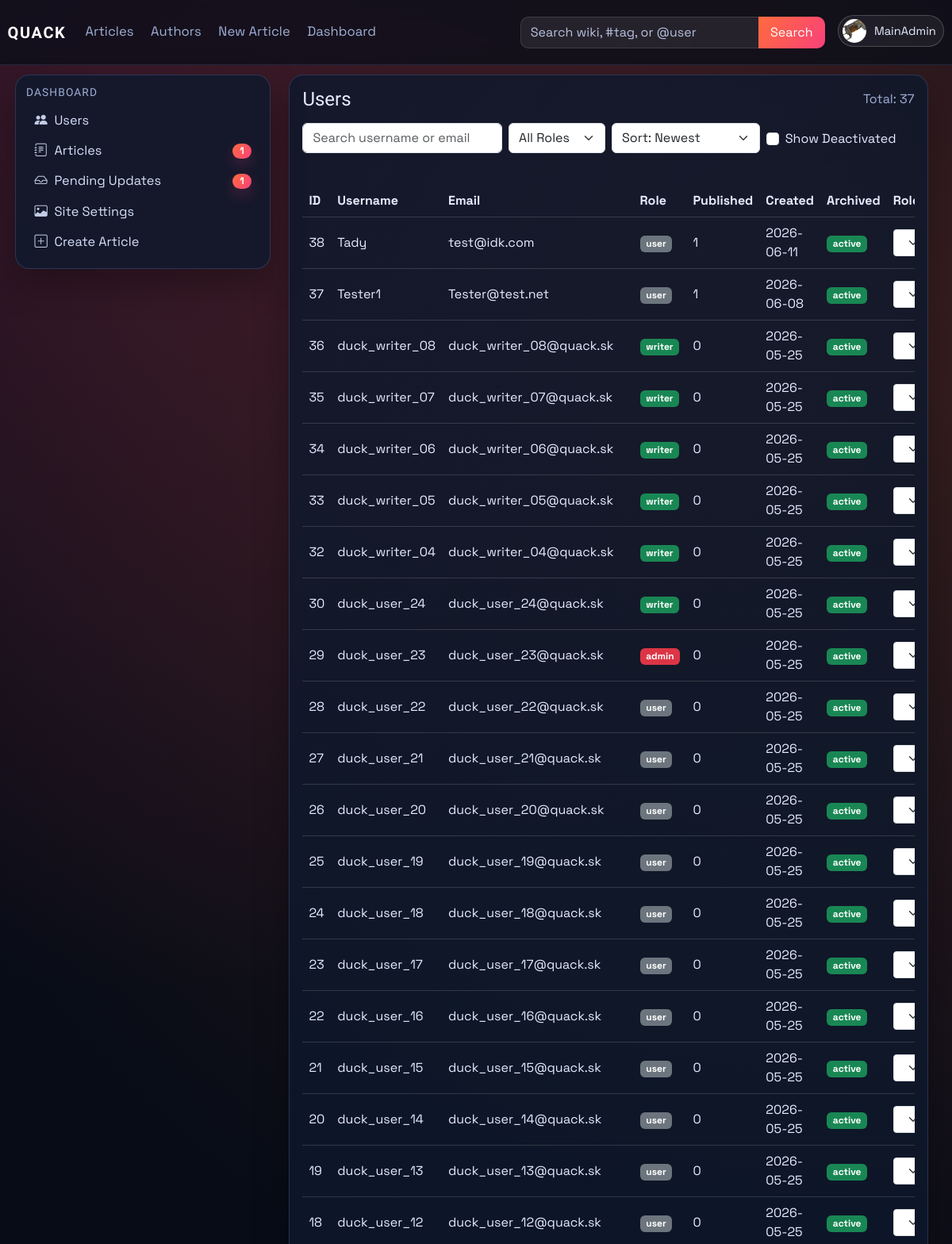
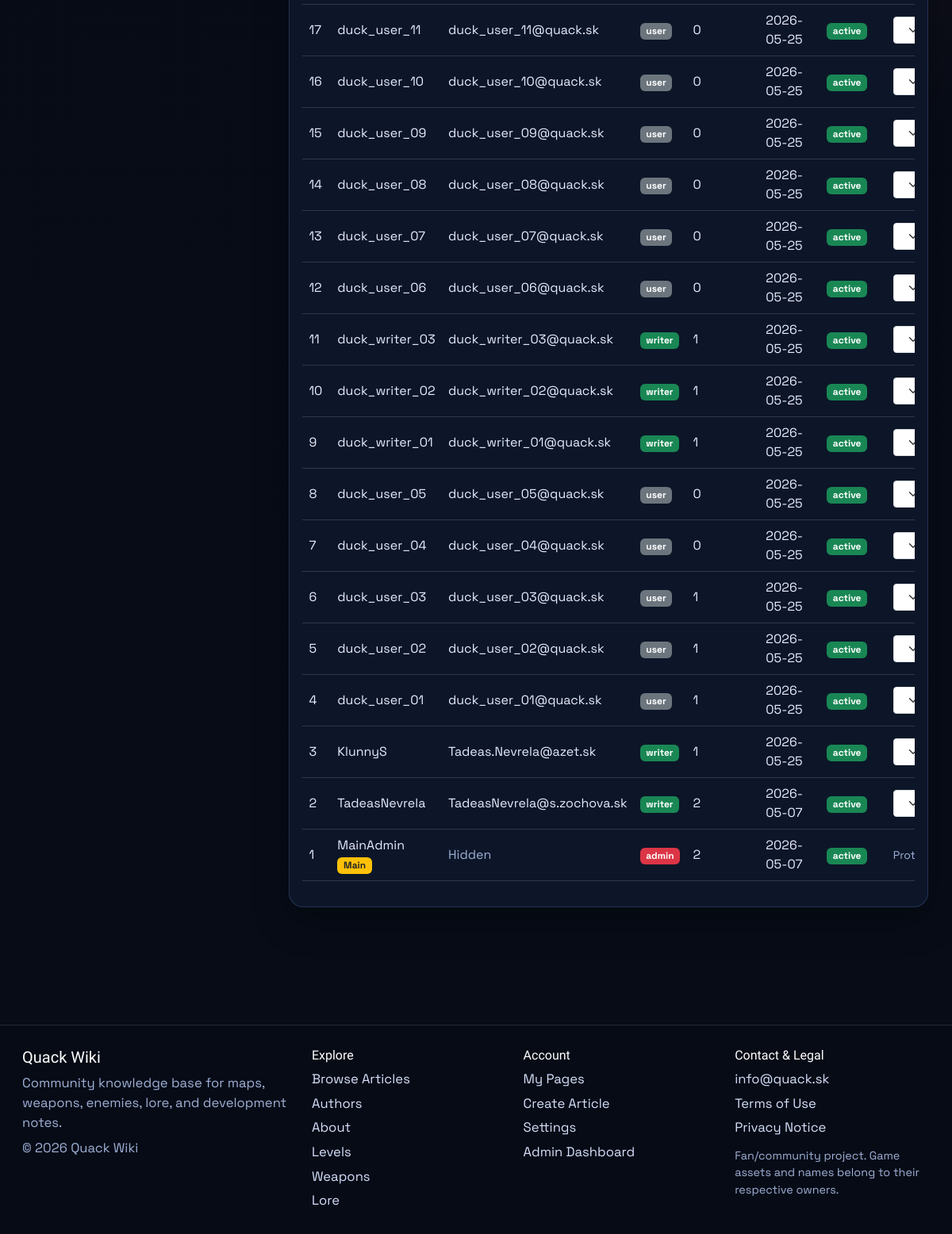
/dashboard/users (signed in), run on the app's committed database (2 pictures, top to bottom).
### models.py (models this page shows, shortened)
class User(db.Model, UserMixin):
    id = db.Column(db.Integer, primary_key=True)
    username = db.Column(db.String(120), unique=True, nullable=False)
    email = db.Column(db.String(120), unique=True, nullable=False)
    password_hash = db.Column(db.String(128), nullable=False)
    profile_image_url = db.Column(db.String(120), nullable=True)
    public_display_name = db.Column(db.String(80), nullable=True)
    public_bio = db.Column(db.Text, nullable=True)
    created_at = db.Column(db.DateTime, default=datetime.utcnow)
    role = db.Column(db.String(30), default='user')
    is_archived = db.Column(db.Boolean, default=False, nullable=False)
    archived_at = db.Column(db.DateTime, nullable=True)

class Article(db.Model):
    id = db.Column(db.Integer, primary_key=True)
    title = db.Column(db.String(120), unique=True, nullable=False)
    author = db.Column(db.String(120), nullable=False)
    created_at = db.Column(db.DateTime, default=datetime.utcnow)
    image_url = db.Column(db.String(120), default='default.png')
    summary = db.Column(db.Text)
    content = db.Column(db.Text, nullable=False)
    infobox_data = db.Column(db.Text, nullable=True)
    tags = db.Column(db.JSON, default=list)
    status = db.Column(db.String(20), default='pending', nullable=False)
    approved_by = db.Column(db.String(120), nullable=True)
    approved_at = db.Column(db.DateTime, nullable=True)
    is_archived = db.Column(db.Boolean, default=False, nullable=False)
    archived_at = db.Column(db.DateTime, nullable=True)

### main.py (the view)
@app.route('/dashboard/users')
@role_required(['admin'])
def dashboard_users():
    search = (request.args.get('q') or '').strip()
    role_filter = (request.args.get('role') or 'all').strip().lower()
    show_archived = request.args.get('show_archived') == '1'
    sort = (request.args.get('sort') or 'newest').strip().lower()
    query = User.query
    if not show_archived:
        query = query.filter(User.is_archived.is_(False))
    if search:
        like = f'%{search}%'
        query = query.filter((User.username.ilike(like)) | (User.email.ilike(like)))
    if role_filter in {'user', 'writer', 'admin'}:
        query = query.filter(User.role == role_filter)
    sort_map = {
        'newest': User.created_at.desc(),
        'oldest': User.created_at.asc(),
        'username_az': User.username.asc(),
        'username_za': User.username.desc(),
        'role_az': User.role.asc(),
        'role_za': User.role.desc(),
    }
    users = query.order_by(sort_map.get(sort, User.created_at.desc())).all()
    all_published_counts = published_article_counts_by_user()
    published_counts = {user.username: all_published_counts.get(user.username, 0) for user in users}
    role_form = RoleForm()
    return render_template(
        'dashboard_users.html',
        users=users,
        published_counts=published_counts,
        role_form=role_form,
        search=search,
        role_filter=role_filter,
        show_archived=show_archived,
        sort=sort,
    )

### templates/dashboard_users.html (shortened to what this page needs)
{% extends "_base.html" %}
{% block content %}
<div class="container-fluid px-0">
    <section id="users-section" class="card p-3">
        <div class="d-flex justify-content-between align-items-center mb-3">
            <h4 class="mb-0">Users</h4>
            <span class="text-muted">Total: {{ users|length }}</span>
        </div>
        <form method="GET" action="{{ url_for('dashboard_users') }}" class="row g-2 mb-3" id="usersFilterForm">
            <div class="col-md-4">
                <input class="form-control" type="search" name="q" value="{{ search }}" placeholder="Search username or email" id="usersSearch">
            </div>
            <div class="col-md-2">
                <select class="form-select" name="role" onchange="this.form.submit()">
                    <option value="all" {% if role_filter == 'all' %}selected{% endif %}>All Roles</option>
                </select>
            </div>
            <div class="col-md-3">
                <select class="form-select" name="sort" onchange="this.form.submit()">
                    <option value="newest" {% if sort == 'newest' %}selected{% endif %}>Sort: Newest</option>
                </select>
            </div>
            <div class="col-md-3">
                <div class="form-check mt-2">
                    <input class="form-check-input" type="checkbox" value="1" id="showArchivedUsers" name="show_archived" onchange="this.form.submit()" {% if show_archived %}checked{% endif %}>
                    <label class="form-check-label" for="showArchivedUsers">Show Deactivated</label>
                </div>
            </div>
        </form>
        <div class="table-responsive">
            <table class="table table-hover align-middle">
                <thead>
                    <tr>
                        <th>ID</th>
                        <th>Username</th>
                        <th>Email</th>
                        <th>Role</th>
                        <th>Published</th>
                        <th>Created</th>
                        <th>Archived</th>
                        <th>Role Action</th>
                    </tr>
                </thead>
                <tbody>
                    {% for user in users %}
                    <tr>
                        <td>{{ user.id }}</td>
                        <td>
                            {% if user.is_archived %}
                            <span class="text-muted">{{ user.username }}</span>
                            {% else %}
                            <a href="{{ url_for('public_profile', username=user.username) }}">{{ user.username }}</a>
                            {% endif %}
                            {% if user.username == "MainAdmin" %} <span class="badge bg-warning text-dark">Main</span>{% endif %}
                        </td>
                        <td>
                            {% if user.username == "MainAdmin" %}
                                <span class="text-muted">Hidden</span>
                            {% else %}
                                {{ user.email }}
                            {% endif %}
                        </td>
                        <td>
                            {% if user.role == "admin" %}
                            <span class="badge bg-danger">admin</span>
                            {% elif user.role == "writer" %}
                            <span class="badge bg-success">writer</span>
                            {% else %}
                            <span class="badge bg-secondary">user</span>
                            {% endif %}
                        </td>
                        <td>{{ published_counts.get(user.username, 0) }}</td>
                        <td>{{ user.created_at.strftime('%Y-%m-%d') if user.created_at else '-' }}</td>
                        <td>
                            {% if user.is_archived %}
                            <span class="badge bg-secondary">deactivated</span>
                            {% else %}
                            <span class="badge bg-success">active</span>
                            {% endif %}
                        </td>
                        <td>
                            {% if user.is_archived %}
                                <span class="text-muted small">Deactivated user</span>
                            {% elif user.username == "MainAdmin" %}
                                <span class="text-muted small">Protected account</span>
                            {% elif user.id == current_user.id %}
                                <span class="text-muted small">Self-change blocked</span>
                            {% elif user.role == "admin" and current_user.username != "MainAdmin" %}
                                <span class="text-muted small">Only MainAdmin can modify admins</span>
                            {% else %}
                            <form method="POST" action="{{ url_for('set_role', user_id=user.id) }}" class="d-flex gap-2">
                                {{ role_form.role(class="form-select form-select-sm") }}
                            </form>
                            {% endif %}
                        </td>
                    </tr>
                    {% endfor %}
                </tbody>
            </table>
        </div>
    </section>
</div>
{% endblock %}

### templates/partials/navbar.html (shortened to what this page needs)
<nav class="navbar navbar-expand-lg main-nav">
    <div class="container-fluid nav-wrap">
        <a class="navbar-brand brand-mark" href="{{ url_for('index') }}">QUACK</a>
        <div class="collapse navbar-collapse" id="navbarNav">
            <ul class="navbar-nav me-auto nav-links">
                <li class="nav-item"><a class="nav-link" href="{{ url_for('articles') }}">Articles</a></li>
                <li class="nav-item"><a class="nav-link" href="{{ url_for('authors') }}">Authors</a></li>
                <li class="nav-item"><a class="nav-link" href="{{ url_for('create_article') }}">New Article</a></li>
                {% if current_user.is_authenticated and current_user.role == "admin" %}
                <li class="nav-item"><a class="nav-link" href="{{ url_for('dashboard_users') }}">Dashboard</a></li>
                {% elif current_user.is_authenticated and current_user.role == "writer" %}
                <li class="nav-item"><a class="nav-link" href="{{ url_for('dashboard_articles') }}">Dashboard</a></li>
                {% endif %}
            </ul>
            <ul class="navbar-nav ms-auto align-items-lg-center nav-tools">
                <li class="nav-item nav-search-wrap">
                    <form class="nav-search" method="GET" action="{{ url_for('site_search') }}">
                        {% set nav_query = request.args.get('q', '') %}
                        {% if request.endpoint == 'authors' and request.args.get('all') == '1' and nav_query %}
                            {% set nav_query = '@' ~ nav_query %}
                        {% elif request.endpoint not in ['articles', 'authors'] %}
                            {% set nav_query = '' %}
                        {% endif %}
                        <input class="form-control" type="search" name="q" value="{{ nav_query }}" placeholder="Search wiki, #tag, or @user">
                        <button class="btn btn-brand" type="submit">Search</button>
                    </form>
                </li>
                {% if current_user.is_authenticated %}
                <li class="nav-item dropdown ms-lg-3">
                    <a class="profile-trigger" href="#" role="button" data-bs-toggle="dropdown" aria-expanded="false">
                        {% if current_user.profile_image_url %}
                        <img class="profile-avatar profile-avatar-img" src="{{ url_for('static', filename='img/' ~ current_user.profile_image_url) }}" alt="{{ current_user.username }} profile picture">
                        {% else %}
                        <span class="profile-avatar">{{ current_user.username[0]|upper }}</span>
                        {% endif %}
                        <span class="profile-name">{{ current_user.username }}</span>
                    </a>
                </li>
                {% else %}
                <li class="nav-item ms-lg-3">
                    <a class="btn btn-outline-light nav-login-btn" href="{{ url_for('login') }}">Login</a>
                </li>
                {% endif %}
            </ul>
        </div>
    </div>
</nav>

### templates/partials/tag_link.html
{% macro tag_article_link(tag, label, icon='', class_name='') -%}
<a href="{{ url_for('about') if tag == 'about-us' else url_for('tagged_article', tag=tag) }}"{% if class_name %} class="{{ class_name }}"{% endif %}>
    {% if icon %}<i class="{{ icon }} sidebar-icon"></i>{% endif %}{{ label }}
</a>
{%- endmacro %}

### data on the page
User: profile_image_url (picture), username "MainAdmin", id "1", shows "Hidden", role "admin", get "2", created_at "2026-05-07", is_archived "active"
User: id "38", username "Tady", email "test@idk.com", role "user", get "1", created_at "2026-06-11", is_archived "active"
User: id "37", username "Tester1", email "Tester@test.net", role "user", get "1", created_at "2026-06-08", is_archived "active"
User: id "36", username "duck_writer_08", email "duck_writer_08@quack.sk", role "writer", get "0", created_at "2026-05-25", is_archived "active"
User: id "35", username "duck_writer_07", email "duck_writer_07@quack.sk", role "writer", get "0", created_at "2026-05-25", is_archived "active"
User: id "34", username "duck_writer_06", email "duck_writer_06@quack.sk", role "writer", get "0", created_at "2026-05-25", is_archived "active"
User: id "33", username "duck_writer_05", email "duck_writer_05@quack.sk", role "writer", get "0", created_at "2026-05-25", is_archived "active"
User: id "32", username "duck_writer_04", email "duck_writer_04@quack.sk", role "writer", get "0", created_at "2026-05-25", is_archived "active"
User: id "30", username "duck_user_24", email "duck_user_24@quack.sk", role "writer", get "0", created_at "2026-05-25", is_archived "active"
User: id "29", username "duck_user_23", email "duck_user_23@quack.sk", role "admin", get "0", created_at "2026-05-25", is_archived "active"
User: id "28", username "duck_user_22", email "duck_user_22@quack.sk", role "user", get "0", created_at "2026-05-25", is_archived "active"
User: id "27", username "duck_user_21", email "duck_user_21@quack.sk", role "user", get "0", created_at "2026-05-25", is_archived "active"
User: id "26", username "duck_user_20", email "duck_user_20@quack.sk", role "user", get "0", created_at "2026-05-25", is_archived "active"
User: id "25", username "duck_user_19", email "duck_user_19@quack.sk", role "user", get "0", created_at "2026-05-25", is_archived "active"
User: id "24", username "duck_user_18", email "duck_user_18@quack.sk", role "user", get "0", created_at "2026-05-25", is_archived "active"
User: id "23", username "duck_user_17", email "duck_user_17@quack.sk", role "user", get "0", created_at "2026-05-25", is_archived "active"
User: id "22", username "duck_user_16", email "duck_user_16@quack.sk", role "user", get "0", created_at "2026-05-25", is_archived "active"
User: id "21", username "duck_user_15", email "duck_user_15@quack.sk", role "user", get "0", created_at "2026-05-25", is_archived "active"
User: id "20", username "duck_user_14", email "duck_user_14@quack.sk", role "user", get "0", created_at "2026-05-25", is_archived "active"
User: id "19", username "duck_user_13", email "duck_user_13@quack.sk", role "user", get "0", created_at "2026-05-25", is_archived "active"
User: id "18", username "duck_user_12", email "duck_user_12@quack.sk", role "user", get "0", created_at "2026-05-25", is_archived "active"
User: id "17", username "duck_user_11", email "duck_user_11@quack.sk", role "user", get "0", created_at "2026-05-25", is_archived "active"
User: id "16", username "duck_user_10", email "duck_user_10@quack.sk", role "user", get "0", created_at "2026-05-25", is_archived "active"
User: id "15", username "duck_user_09", email "duck_user_09@quack.sk", role "user", get "0", created_at "2026-05-25", is_archived "active"
User: id "14", username "duck_user_08", email "duck_user_08@quack.sk", role "user", get "0", created_at "2026-05-25", is_archived "active"
User: id "13", username "duck_user_07", email "duck_user_07@quack.sk", role "user", get "0", created_at "2026-05-25", is_archived "active"
User: id "12", username "duck_user_06", email "duck_user_06@quack.sk", role "user", get "0", created_at "2026-05-25", is_archived "active"
User: id "11", username "duck_writer_03", email "duck_writer_03@quack.sk", role "writer", get "1", created_at "2026-05-25", is_archived "active"
User: id "10", username "duck_writer_02", email "duck_writer_02@quack.sk", role "writer", get "1", created_at "2026-05-25", is_archived "active"
User: id "9", username "duck_writer_01", email "duck_writer_01@quack.sk", role "writer", get "1", created_at "2026-05-25", is_archived "active"
User: id "8", username "duck_user_05", email "duck_user_05@quack.sk", role "user", get "0", created_at "2026-05-25", is_archived "active"
User: id "7", username "duck_user_04", email "duck_user_04@quack.sk", role "user", get "0", created_at "2026-05-25", is_archived "active"
User: id "6", username "duck_user_03", email "duck_user_03@quack.sk", role "user", get "1", created_at "2026-05-25", is_archived "active"
User: id "5", username "duck_user_02", email "duck_user_02@quack.sk", role "user", get "1", created_at "2026-05-25", is_archived "active"
User: id "4", username "duck_user_01", email "duck_user_01@quack.sk", role "user", get "1", created_at "2026-05-25", is_archived "active"
User: id "3", username "KlunnyS", email "Tadeas.Nevrela@azet.sk", role "writer", get "1", created_at "2026-05-25", is_archived "active"
User: id "2", username "TadeasNevrela", email "TadeasNevrela@s.zochova.sk", role "writer", get "2", created_at "2026-05-07", is_archived "active"
Article: title "Levels"
Article: title "Weapons"
Article: title "Lore"

### other printed values
{{ dashboard_pending_counts.pending_articles }} "1"
{{ dashboard_pending_counts.pending_updates }} "1"
{{ users|length }} "37"
{{ label }} "About"
